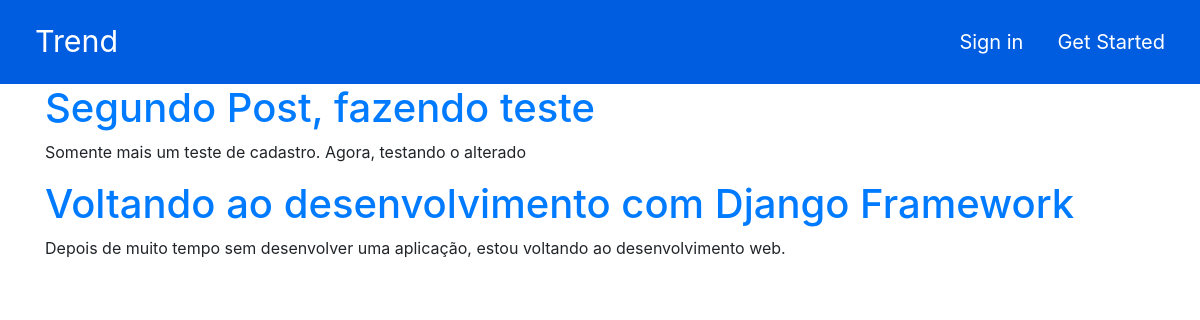
Before: /allPosts with the older database file.
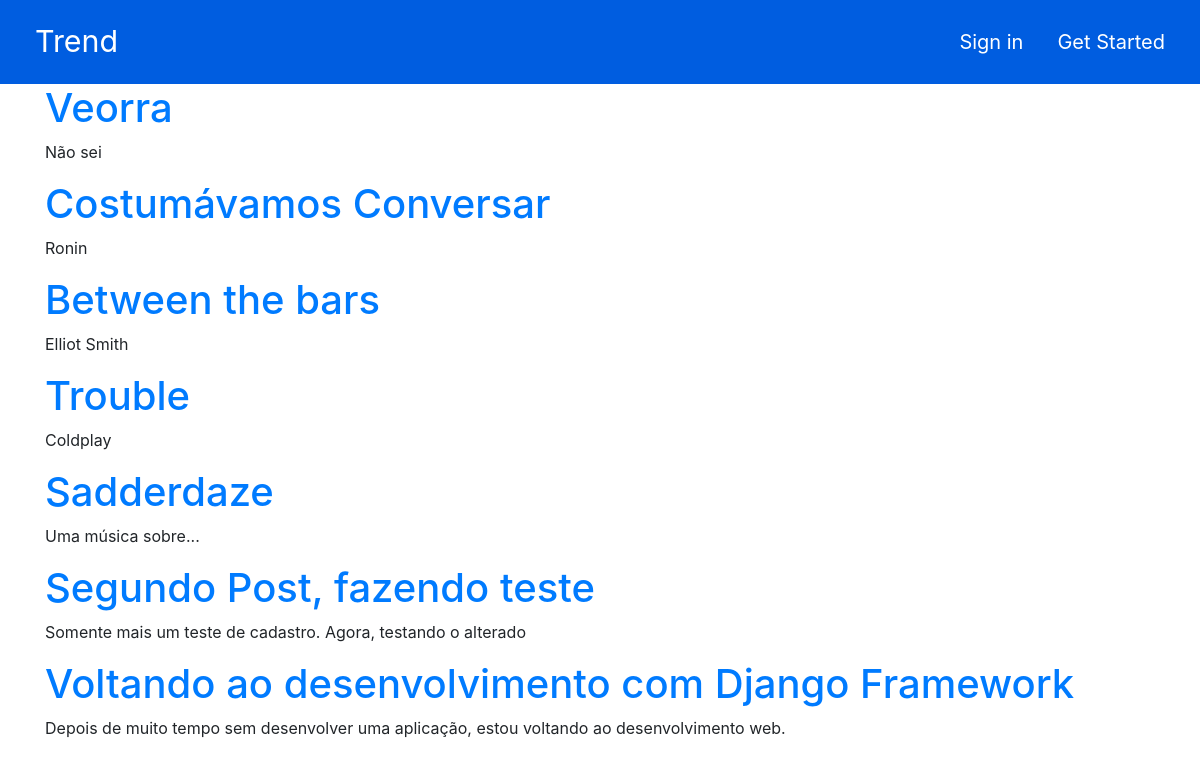
After: the same page with the newer database file.
### application/models.py (models this page shows, shortened)
class Post(models.Model):
    STATUS = (('public', 'Public'), ('private', 'Private'),)
    title = models.CharField(max_length=250)
    slug = models.SlugField(max_length=250)
    author = models.ForeignKey(User, on_delete=models.CASCADE)
    content = models.TextField()
    published = models.DateTimeField(default=timezone.now)
    updated = models.DateTimeField(auto_now=True)
    status = models.CharField(max_length=10, choices=STATUS, default='private')
    def get_absolute_url(self):
        return reverse('detailPost', args=[self.slug])
    class Meta:
        ordering = ('-published',)

### application/views.py (the view)
# urls.py: path('allPosts', views.PostListView.as_view(), name='listPosts'),
class PostListView(ListView):
    model = Post
    template_name = 'post/list-posts.html'

### application/templates/post/list-posts.html (shortened to what this page needs)
{% extends 'base.html' %}
{% block content %}
    {% for post in object_list %}
        <h1><a href="{{post.get_absolute_url}}">{{post.title}}</a></h1>
        <p>{{post.content}}</p>
    {% endfor %}
{% endblock content %}

Changed rows visible on the page:
added Post: title "Veorra", content "Não sei"
added Post: title "Costumávamos Conversar", content "Ronin"
added Post: title "Between the bars", content "Elliot Smith"
added Post: title "Trouble", content "Coldplay"
added Post: title "Sadderdaze", content "Uma música sobre..."
